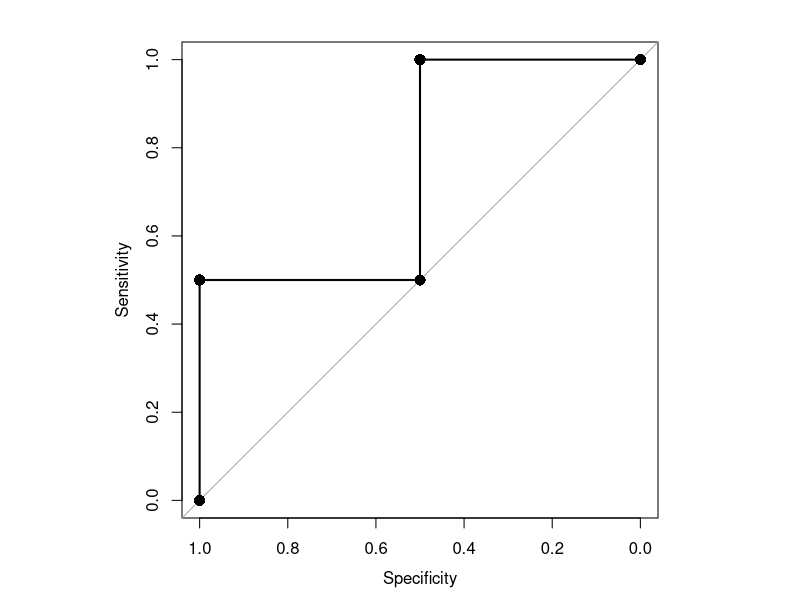

This figure's R source:
## ---- chunk 1
# Exercise 4.1.20
# Part (a)
library(caret)
obs <- c(0, 1, 0, 1)
pred <- c(0.25, 0.50, 0.60, 0.75)
confusionMatrix(factor(1*(pred > .7)), factor(obs), positive = "1")

# Part (b)
library(pROC)
roc.model <- roc(obs, pred)
par(pty = "s")
plot(roc.model)
points(c(1, 1, 0.5, 0.5, 0), c(0, 0.5, 0.5, 1, 1), cex = 1.5,
       pch = 16)

auc(roc.model)
